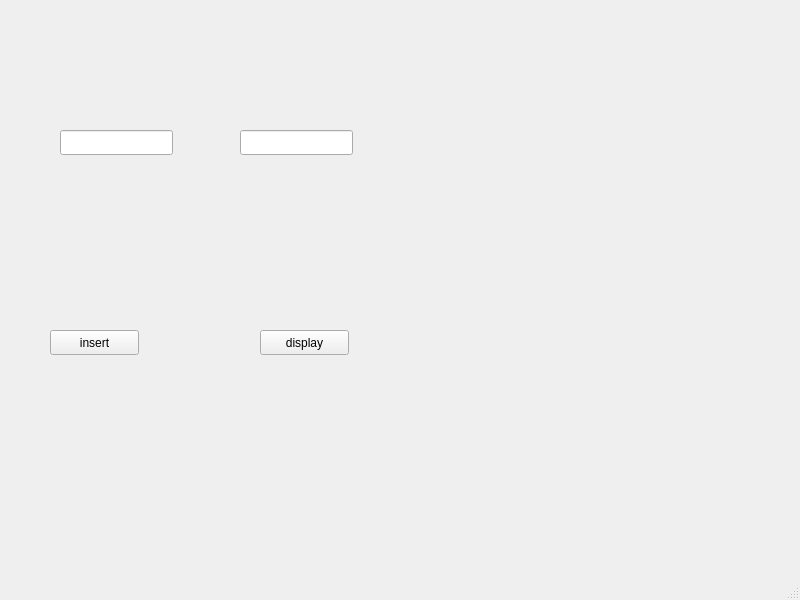
<?xml version="1.0" encoding="UTF-8"?>
<ui version="4.0">
 <class>MainWindow</class>
 <widget class="QMainWindow" name="MainWindow">
  <property name="geometry">
   <rect>
    <x>0</x>
    <y>0</y>
    <width>800</width>
    <height>600</height>
   </rect>
  </property>
  <property name="windowTitle">
   <string>MainWindow</string>
  </property>
  <widget class="QWidget" name="centralwidget">
   <widget class="QPushButton" name="insert">
    <property name="geometry">
     <rect>
      <x>50</x>
      <y>330</y>
      <width>89</width>
      <height>25</height>
     </rect>
    </property>
    <property name="text">
     <string>insert</string>
    </property>
   </widget>
   <widget class="QPushButton" name="display">
    <property name="geometry">
     <rect>
      <x>260</x>
      <y>330</y>
      <width>89</width>
      <height>25</height>
     </rect>
    </property>
    <property name="text">
     <string>display</string>
    </property>
   </widget>
   <widget class="QLineEdit" name="lineEdit">
    <property name="geometry">
     <rect>
      <x>60</x>
      <y>130</y>
      <width>113</width>
      <height>25</height>
     </rect>
    </property>
    <property name="text">
     <string/>
    </property>
   </widget>
   <widget class="QLineEdit" name="lineEdit_2">
    <property name="geometry">
     <rect>
      <x>240</x>
      <y>130</y>
      <width>113</width>
      <height>25</height>
     </rect>
    </property>
    <property name="text">
     <string/>
    </property>
   </widget>
  </widget>
  <widget class="QMenuBar" name="menubar">
   <property name="geometry">
    <rect>
     <x>0</x>
     <y>0</y>
     <width>800</width>
     <height>22</height>
    </rect>
   </property>
  </widget>
  <widget class="QStatusBar" name="statusbar"/>
 </widget>
 <resources/>
 <connections>
  <connection>
   <sender>display</sender>
   <signal>clicked()</signal>
   <receiver>lineEdit_2</receiver>
   <slot>show()</slot>
   <hints>
    <hint type="sourcelabel">
     <x>261</x>
     <y>369</y>
    </hint>
    <hint type="destinationlabel">
     <x>310</x>
     <y>168</y>
    </hint>
   </hints>
  </connection>
  <connection>
   <sender>display</sender>
   <signal>clicked()</signal>
   <receiver>lineEdit</receiver>
   <slot>show()</slot>
   <hints>
    <hint type="sourcelabel">
     <x>343</x>
     <y>352</y>
    </hint>
    <hint type="destinationlabel">
     <x>618</x>
     <y>240</y>
    </hint>
   </hints>
  </connection>
 </connections>
</ui>
